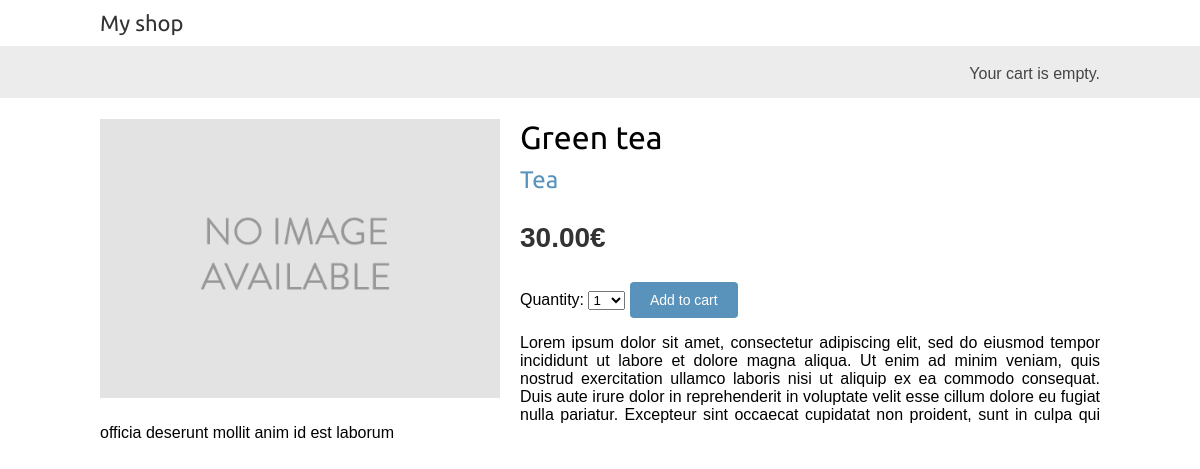
Page /1/green-tea/ on the committed database.
### shop/models.py (models this page shows, shortened)
class Product(models.Model):
    category = models.ForeignKey(Category,
                                related_name='products',
                                on_delete=models.CASCADE)
    name = models.CharField(max_length=200)
    slug = models.SlugField(max_length=200)
    image = models.ImageField(upload_to='products/%Y/%m/%d', blank=True)
    description = models.TextField(blank=True)
    price = models.DecimalField(max_digits=10, decimal_places=2)
    available = models.BooleanField(default=True)
    created = models.DateTimeField(auto_now_add=True)
    updated = models.DateTimeField(auto_now=True)
    class Meta:
        ordering = ['name']
        indexes = [
            models.Index(fields=['id', 'slug']),    # Multi index.
            models.Index(fields=['name']),
            models.Index(fields=['-created']),
        ]

class Category(models.Model):
    name = models.CharField(max_length=200)
    slug = models.SlugField(max_length=200, unique=True)
    class Meta:
        ordering = ['name']
        indexes = [
            models.Index(fields=['name']),
        ]
        verbose_name = 'category'
        verbose_name_plural = 'categories'
    def __str__(self):
        return self.name
    def get_absolute_url(self):
        return reverse('shop:product_list_by_category', args=[self.slug])

### shop/views.py (the view)
# urls.py: path('<int:id>/<slug:slug>/', views.product_detail, name='product_detail'),
def product_detail(request, id, slug): # would be enough with id, but with slug we make the URL SEO friendly :)
    product = get_object_or_404(Product,
                                id=id,
                                slug=slug,
                                available=True)
    cart_product_form = CartAddProductForm()
    return render(request, 'shop/product/detail.html',
                  {'product': product,
                   'cart_product_form': cart_product_form})

### cart/forms.py
class CartAddProductForm(forms.Form):
    quantity = forms.TypedChoiceField(
                    choices=PRODUCT_QUANTITY_CHOICES,
                    coerce=int)
    override = forms.BooleanField(required=False,
                                  initial=False,
                                  widget=forms.HiddenInput)

### cart/cart.py (called while the page is built)
    def __len__(self):
        return sum(item['quantity'] for item in self.cart.values())

### cart/context_processors.py (called while the page is built)
def cart(request):
    return {'cart': Cart(request)}

### shop/templates/shop/product/detail.html (shortened to what this page needs)
{% extends 'shop/base.html' %}
{% load static %}
{% block content %}
    <div class="product-detail">
        <img src="{% if product.image %}{{ product.image.url }}{% else %}{% static 'img/no_image.png' %}{% endif %}"
            alt="{{ product.name }}">
        <h1>{{ product.name }}</h1>
        <h2>
            <a href="{{ product.category.get_absolute_url }}">
                {{ product.category }}
            </a>
        </h2>
        <p class="price">{{ product.price }}€</p>
        <form action="{% url 'cart:cart_add' product.id %}" method="post">
            {{ cart_product_form }}
            <input type="submit" value="Add to cart">
        </form>
        {{ product.description|linebreaks }}
    </div>
{% endblock %}

### shop/templates/shop/base.html (shortened to what this page needs)
{% load static %}
<!DOCTYPE html>
<html lang="en">
<head>
    <link rel="stylesheet" href="{% static 'css/base.css' %}">
</head>
<body>
    <div id="header">
        <a href="/" class="logo">My shop</a>
    </div>
    <div id="subheader">
        <div class="cart">
            {% with total_items=cart|length %}
                {% if total_items > 0 %}
                    Your cart:
                    <a href="{% url 'cart:cart_detail' %}">
                        {{ total_items }} item{{ total_items|pluralize }},
                        {{ cart.get_total_price }} €
                    </a>
                {% elif not order %}
                    Your cart is empty.
                {% endif %}
            {% endwith %}
        </div>
    </div>
    <div id="content">
        {% block content %}
        {% endblock %}
    </div>
</body>
</html>

### shop/static/css/base.css (style rules this page uses)
body { margin:0; padding:0; font-family:helvetica, sans-serif; }
h1, h2, h3, h4, h5 , h6 { font-family: 'Ubuntu', sans-serif; font-weight:normal; }
a { text-decoration:none; color:#5993bb; }
a.button, input[type="submit"] { color:#fff; background:#5993bb; border-radius:4px; padding:10px 20px; font-size:14px; border:0; }
#header { padding:10px 100px; font-size:18px; overflow:auto; }
#subheader { background:#ececec; color:#444; padding:15px 100px; overflow:auto; }
#header .logo { font-family: 'Ubuntu', sans-serif; float:left; color:#333; font-size:22px; margin-right:10%; }
#subheader .cart { float:right; padding-top:4px; }
#content { padding:0 100px; overflow:hidden; }
.product-detail { text-align:justify; }
.product-detail .price { color:#333; font-size:28px; font-weight:bold; }
.product-detail img { width:40%; float:left; padding:0 20px 20px 0; }
.product-detail h1 { margin-bottom:0; }
.product-detail h2 { margin-top:10px; }

### rows in the picture
Product: name "Green tea", category "Tea", price "30.00", description "Lorem ipsum dolor sit amet, consectetur adipiscing elit, sed do eiusmod tempor incididunt ut labore et dolore magna aliqua. Ut enim ad minim veniam, quis nostrud exercitation ullamco laboris nisi ut aliquip ex ea commodo consequat. Duis aute irure dolor in reprehenderit in voluptate velit esse cillum dolore eu fugiat nulla pariatur. Excepteur sint occaecat cupidatat non proident, sunt in culpa qui officia deserunt mollit anim id est laborum"
